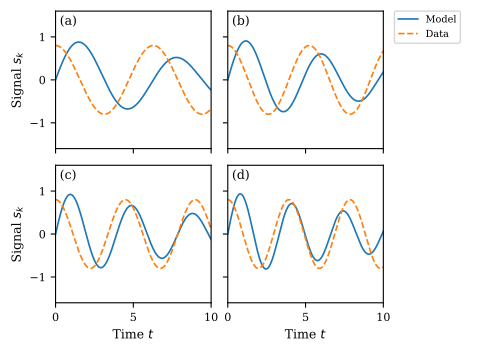

Write Python code to recreate this figure.
"""The grid example drawn with matplotlib, as a paper's figure is: the reference figure.py must match.

    uv run python examples/grid/reference.py      # writes examples/grid/reference.pdf
"""

from pathlib import Path

import matplotlib

matplotlib.use("pdf")
import matplotlib.pyplot as plt  # noqa: E402

from grid_common import (COLORS, FONT, LABELPAD, LEGEND_AT, LINE, PAGE, SPINE, X, X_RANGE, X_TICKS, Y_RANGE,  # noqa: E402
                    Y_TICKS, curves, frames)

plt.rcParams.update({
    "font.family": "serif", "font.serif": ["DejaVu Serif"], "mathtext.fontset": "dejavusans",
    "pdf.fonttype": 42, "axes.linewidth": SPINE, "xtick.labelsize": FONT["tick"], "ytick.labelsize": FONT["tick"],
    "axes.labelsize": FONT["label"], "axes.labelpad": LABELPAD,
})


def main(out: Path) -> None:
    w, h = PAGE
    fig = plt.figure(figsize=(w / 72, h / 72))
    axes = []
    for k, (left, top, fw, fh) in enumerate(frames()):
        r, c = divmod(k, 2)
        share = dict(sharex=axes[c] if r else None, sharey=axes[2 * r] if c else None)
        ax = fig.add_axes((left / w, 1 - (top + fh) / h, fw / w, fh / h), **share)
        model, data = curves(k)
        ax.plot(X, model, color=COLORS["model"], lw=LINE, label="Model")
        ax.plot(X, data, color=COLORS["data"], lw=LINE, ls="--", label="Data")
        ax.set(xlim=X_RANGE, ylim=Y_RANGE, xticks=X_TICKS, yticks=Y_TICKS)
        ax.annotate(f"({'abcd'[k]})", xy=(0, 1), xycoords="axes fraction", xytext=(3, -3),
                    textcoords="offset points", va="top", fontsize=FONT["panel"])
        if r == 1:
            ax.set_xlabel("Time $t$")
        if c == 0:
            ax.set_ylabel("Signal $s_k$")
        ax.tick_params(labelbottom=r == 1, labelleft=c == 0)  # inner panels of shared axes: no tick labels
        axes.append(ax)
    lx, ly = LEGEND_AT
    fig.legend(*axes[0].get_legend_handles_labels(), loc="upper left", bbox_to_anchor=(lx / w, 1 - ly / h),
               bbox_transform=fig.transFigure, borderaxespad=0, fontsize=FONT["legend"], handlelength=2.0)
    fig.savefig(out)


if __name__ == "__main__":
    main(Path(__file__).with_name("reference.pdf"))
